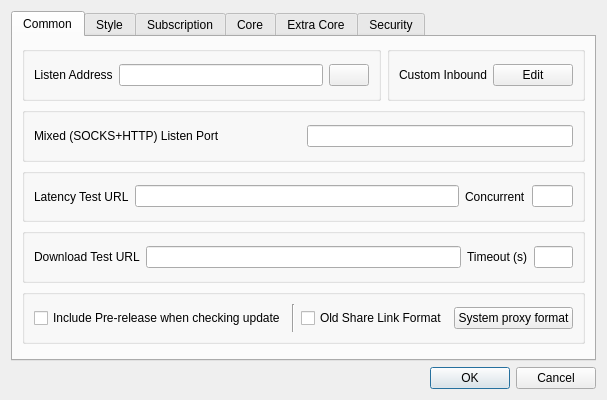
<?xml version="1.0" encoding="UTF-8"?>
<ui version="4.0">
 <class>DialogBasicSettings</class>
 <widget class="QDialog" name="DialogBasicSettings">
  <property name="geometry">
   <rect>
    <x>0</x>
    <y>0</y>
    <width>600</width>
    <height>400</height>
   </rect>
  </property>
  <property name="sizePolicy">
   <sizepolicy hsizetype="Preferred" vsizetype="Preferred">
    <horstretch>0</horstretch>
    <verstretch>0</verstretch>
   </sizepolicy>
  </property>
  <property name="windowTitle">
   <string>Basic Settings</string>
  </property>
  <layout class="QGridLayout" name="gridLayout">
   <item row="8" column="3">
    <widget class="QDialogButtonBox" name="buttonBox">
     <property name="orientation">
      <enum>Qt::Horizontal</enum>
     </property>
     <property name="standardButtons">
      <set>QDialogButtonBox::Cancel|QDialogButtonBox::Ok</set>
     </property>
    </widget>
   </item>
   <item row="2" column="3">
    <widget class="QTabWidget" name="tabWidget">
     <property name="currentIndex">
      <number>0</number>
     </property>
     <widget class="QWidget" name="tab_1">
      <attribute name="title">
       <string>Common</string>
      </attribute>
      <layout class="QVBoxLayout" name="verticalLayout_2">
       <item>
        <layout class="QHBoxLayout" name="hlayout_l1">
         <item>
          <widget class="QGroupBox" name="horizontalGroupBox_3">
           <layout class="QHBoxLayout" name="horizontalLayout_19">
            <item>
             <widget class="QLabel" name="label">
              <property name="text">
               <string>Listen Address</string>
              </property>
             </widget>
            </item>
            <item>
             <widget class="QLineEdit" name="inbound_address"/>
            </item>
            <item>
             <widget class="QPushButton" name="inbound_auth">
              <property name="text">
               <string notr="true"/>
              </property>
             </widget>
            </item>
           </layout>
          </widget>
         </item>
         <item>
          <widget class="QGroupBox" name="groupbox_custom_inbound">
           <layout class="QHBoxLayout" name="horizontalLayout_10">
            <item>
             <widget class="QLabel" name="label_11">
              <property name="text">
               <string>Custom Inbound</string>
              </property>
             </widget>
            </item>
            <item>
             <widget class="QPushButton" name="custom_inbound_edit">
              <property name="text">
               <string>Edit</string>
              </property>
             </widget>
            </item>
           </layout>
          </widget>
         </item>
        </layout>
       </item>
       <item>
        <layout class="QHBoxLayout" name="hlayout_l2">
         <item>
          <widget class="QGroupBox" name="horizontalGroupBox_2">
           <layout class="QHBoxLayout" name="horizontalLayout_13">
            <item>
             <widget class="QLabel" name="inbound_socks_port_l">
              <property name="text">
               <string>Mixed (SOCKS+HTTP) Listen Port</string>
              </property>
             </widget>
            </item>
            <item>
             <widget class="QLineEdit" name="inbound_socks_port">
              <property name="sizePolicy">
               <sizepolicy hsizetype="Preferred" vsizetype="Fixed">
                <horstretch>0</horstretch>
                <verstretch>0</verstretch>
               </sizepolicy>
              </property>
             </widget>
            </item>
           </layout>
          </widget>
         </item>
        </layout>
       </item>
       <item>
        <widget class="QGroupBox" name="groupBox1">
         <layout class="QHBoxLayout" name="horizontalLayout_9" stretch="0,8,1,1">
          <item>
           <widget class="QLabel" name="label_13">
            <property name="text">
             <string>Latency Test URL</string>
            </property>
           </widget>
          </item>
          <item>
           <widget class="QLineEdit" name="test_latency_url"/>
          </item>
          <item>
           <widget class="QLabel" name="label_14">
            <property name="text">
             <string>Concurrent</string>
            </property>
           </widget>
          </item>
          <item>
           <widget class="QLineEdit" name="test_concurrent"/>
          </item>
         </layout>
        </widget>
       </item>
       <item>
        <widget class="QGroupBox" name="horizontalGroupBox">
         <layout class="QHBoxLayout" name="horizontalLayout_12" stretch="0,8,1,1">
          <item>
           <widget class="QLabel" name="label_19">
            <property name="text">
             <string>Download Test URL</string>
            </property>
           </widget>
          </item>
          <item>
           <widget class="MyLineEdit" name="test_download_url"/>
          </item>
          <item>
           <widget class="QLabel" name="label_10">
            <property name="text">
             <string>Timeout (s)</string>
            </property>
           </widget>
          </item>
          <item>
           <widget class="QLineEdit" name="test_download_timeout"/>
          </item>
         </layout>
        </widget>
       </item>
       <item>
        <widget class="QGroupBox" name="horizontalGroupBox1">
         <layout class="QHBoxLayout" name="horizontalLayout_18">
          <item>
           <widget class="QCheckBox" name="check_include_pre">
            <property name="text">
             <string>Include Pre-release when checking update</string>
            </property>
           </widget>
          </item>
          <item>
           <widget class="Line" name="sys_proxy_format_vline">
            <property name="orientation">
             <enum>Qt::Vertical</enum>
            </property>
           </widget>
          </item>
          <item>
           <widget class="QCheckBox" name="old_share_link_format">
            <property name="toolTip">
             <string>Share VMess Link with v2rayN Format</string>
            </property>
            <property name="text">
             <string>Old Share Link Format</string>
            </property>
           </widget>
          </item>
          <item>
           <widget class="QPushButton" name="sys_proxy_format">
            <property name="text">
             <string>System proxy format</string>
            </property>
           </widget>
          </item>
         </layout>
        </widget>
       </item>
       <item>
        <widget class="QWidget" name="horizontalWidget_1" native="true">
         <property name="sizePolicy">
          <sizepolicy hsizetype="Preferred" vsizetype="Maximum">
           <horstretch>0</horstretch>
           <verstretch>0</verstretch>
          </sizepolicy>
         </property>
         <layout class="QHBoxLayout" name="horizontalLayout_2">
          <property name="leftMargin">
           <number>0</number>
          </property>
          <property name="topMargin">
           <number>0</number>
          </property>
          <property name="rightMargin">
           <number>0</number>
          </property>
          <property name="bottomMargin">
           <number>0</number>
          </property>
         </layout>
        </widget>
       </item>
      </layout>
     </widget>
     <widget class="QWidget" name="tab_2">
      <attribute name="title">
       <string>Style</string>
      </attribute>
      <layout class="QGridLayout" name="gridLayout_5">
       <item row="0" column="0">
        <layout class="QHBoxLayout" name="style_h_1">
         <item>
          <widget class="QGroupBox" name="groupBox">
           <layout class="QHBoxLayout" name="horizontalLayout_4">
            <item>
             <widget class="QLabel" name="label_8">
              <property name="sizePolicy">
               <sizepolicy hsizetype="Maximum" vsizetype="Maximum">
                <horstretch>0</horstretch>
                <verstretch>0</verstretch>
               </sizepolicy>
              </property>
              <property name="text">
               <string>Theme</string>
              </property>
             </widget>
            </item>
            <item>
             <widget class="QComboBox" name="theme">
              <item>
               <property name="text">
                <string>System</string>
               </property>
              </item>
              <item>
               <property name="text">
                <string notr="true">flatgray</string>
               </property>
              </item>
              <item>
               <property name="text">
                <string notr="true">lightblue</string>
               </property>
              </item>
              <item>
               <property name="text">
                <string notr="true">blacksoft</string>
               </property>
              </item>
             </widget>
            </item>
            <item>
             <widget class="QPushButton" name="set_custom_icon">
              <property name="sizePolicy">
               <sizepolicy hsizetype="Preferred" vsizetype="Fixed">
                <horstretch>0</horstretch>
                <verstretch>0</verstretch>
               </sizepolicy>
              </property>
              <property name="text">
               <string>Set custom icon</string>
              </property>
             </widget>
            </item>
           </layout>
          </widget>
         </item>
         <item>
          <widget class="QGroupBox" name="groupBox2">
           <layout class="QHBoxLayout" name="horizontalLayout_7">
            <item>
             <widget class="QLabel" name="label_15">
              <property name="sizePolicy">
               <sizepolicy hsizetype="Maximum" vsizetype="Maximum">
                <horstretch>0</horstretch>
                <verstretch>0</verstretch>
               </sizepolicy>
              </property>
              <property name="text">
               <string notr="true">Language</string>
              </property>
             </widget>
            </item>
            <item>
             <widget class="QComboBox" name="language">
              <item>
               <property name="text">
                <string notr="true">System</string>
               </property>
              </item>
              <item>
               <property name="text">
                <string notr="true">English</string>
               </property>
              </item>
              <item>
               <property name="text">
                <string notr="true">Simplified Chinese</string>
               </property>
              </item>
              <item>
               <property name="text">
                <string notr="true">賮丕乇爻蹖</string>
               </property>
              </item>
              <item>
               <property name="text">
                <string notr="true">袪褍褋褋泻懈泄</string>
               </property>
              </item>
             </widget>
            </item>
           </layout>
          </widget>
         </item>
        </layout>
       </item>
       <item row="2" column="0">
        <layout class="QHBoxLayout" name="style_h_2">
         <item>
          <widget class="QGroupBox" name="traffic_statistics_box">
           <layout class="QHBoxLayout" name="horizontalLayout_3">
            <item>
             <widget class="QLabel" name="label_16">
              <property name="text">
               <string>Statistics refresh rate</string>
              </property>
             </widget>
            </item>
            <item>
             <widget class="QComboBox" name="rfsh_r">
              <item>
               <property name="text">
                <string notr="true">500ms</string>
               </property>
              </item>
              <item>
               <property name="text">
                <string notr="true">1s</string>
               </property>
              </item>
              <item>
               <property name="text">
                <string notr="true">2s</string>
               </property>
              </item>
              <item>
               <property name="text">
                <string notr="true">3s</string>
               </property>
              </item>
              <item>
               <property name="text">
                <string notr="true">5s</string>
               </property>
              </item>
              <item>
               <property name="text">
                <string>Off</string>
               </property>
              </item>
             </widget>
            </item>
           </layout>
          </widget>
         </item>
         <item>
          <widget class="QGroupBox" name="connection_statistics_box">
           <layout class="QHBoxLayout" name="horizontalLayout_15">
            <item>
             <widget class="QLabel" name="label_9">
              <property name="text">
               <string>Connection statistics</string>
              </property>
             </widget>
            </item>
            <item>
             <widget class="QCheckBox" name="connection_statistics">
              <property name="text">
               <string>Enable</string>
              </property>
             </widget>
            </item>
           </layout>
          </widget>
         </item>
        </layout>
       </item>
       <item row="3" column="0">
        <layout class="QHBoxLayout" name="style_h_3">
         <item>
          <widget class="QGroupBox" name="horizontalGroupBox_5">
           <layout class="QHBoxLayout" name="horizontalLayout_6">
            <item>
             <widget class="QCheckBox" name="start_minimal">
              <property name="sizePolicy">
               <sizepolicy hsizetype="Preferred" vsizetype="Fixed">
                <horstretch>0</horstretch>
                <verstretch>0</verstretch>
               </sizepolicy>
              </property>
              <property name="text">
               <string>Hide dashboard at startup</string>
              </property>
             </widget>
            </item>
           </layout>
          </widget>
         </item>
         <item>
          <widget class="QGroupBox" name="groupBox_2">
           <layout class="QHBoxLayout" name="horizontalLayout_23">
            <item>
             <widget class="QLabel" name="label_17">
              <property name="text">
               <string>Max log lines</string>
              </property>
             </widget>
            </item>
            <item>
             <widget class="QLineEdit" name="max_log_line">
              <property name="sizePolicy">
               <sizepolicy hsizetype="Ignored" vsizetype="Fixed">
                <horstretch>0</horstretch>
                <verstretch>0</verstretch>
               </sizepolicy>
              </property>
             </widget>
            </item>
           </layout>
          </widget>
         </item>
        </layout>
       </item>
      </layout>
     </widget>
     <widget class="QWidget" name="tab_3">
      <attribute name="title">
       <string>Subscription</string>
      </attribute>
      <layout class="QGridLayout" name="gridLayout_3">
       <item row="0" column="1">
        <layout class="QHBoxLayout" name="horizontalLayout_5">
         <item>
          <widget class="QCheckBox" name="sub_auto_update_enable">
           <property name="sizePolicy">
            <sizepolicy hsizetype="Minimum" vsizetype="Fixed">
             <horstretch>0</horstretch>
             <verstretch>0</verstretch>
            </sizepolicy>
           </property>
           <property name="text">
            <string>Enable</string>
           </property>
          </widget>
         </item>
         <item>
          <widget class="QLabel" name="label_21">
           <property name="text">
            <string>Interval (minute, invalid if less than 30)</string>
           </property>
          </widget>
         </item>
         <item>
          <widget class="QLineEdit" name="sub_auto_update">
           <property name="sizePolicy">
            <sizepolicy hsizetype="Preferred" vsizetype="Fixed">
             <horstretch>0</horstretch>
             <verstretch>0</verstretch>
            </sizepolicy>
           </property>
          </widget>
         </item>
        </layout>
       </item>
       <item row="1" column="1">
        <widget class="MyLineEdit" name="user_agent"/>
       </item>
       <item row="2" column="1">
        <widget class="QCheckBox" name="sub_use_proxy">
         <property name="text">
          <string>Use proxy when updating subscription</string>
         </property>
        </widget>
       </item>
       <item row="3" column="1">
        <widget class="QCheckBox" name="sub_insecure">
         <property name="text">
          <string>Ignore TLS errors when updating subscription</string>
         </property>
        </widget>
       </item>
       <item row="4" column="1">
        <widget class="QCheckBox" name="sub_clear">
         <property name="text">
          <string>Clear servers before updating subscription</string>
         </property>
        </widget>
       </item>
       <item row="0" column="0">
        <widget class="QLabel" name="label_20">
         <property name="sizePolicy">
          <sizepolicy hsizetype="Preferred" vsizetype="Maximum">
           <horstretch>0</horstretch>
           <verstretch>0</verstretch>
          </sizepolicy>
         </property>
         <property name="text">
          <string>Automatic update</string>
         </property>
        </widget>
       </item>
       <item row="1" column="0">
        <widget class="QLabel" name="label_4">
         <property name="text">
          <string>User Agent</string>
         </property>
        </widget>
       </item>
      </layout>
     </widget>
     <widget class="QWidget" name="tab_4">
      <attribute name="title">
       <string>Core</string>
      </attribute>
      <layout class="QVBoxLayout" name="verticalLayout">
       <item>
        <widget class="QGroupBox" name="groupBox_core">
         <property name="sizePolicy">
          <sizepolicy hsizetype="Preferred" vsizetype="Maximum">
           <horstretch>0</horstretch>
           <verstretch>0</verstretch>
          </sizepolicy>
         </property>
         <property name="title">
          <string notr="true">core_name</string>
         </property>
         <layout class="QVBoxLayout" name="verticalLayout_3">
          <item>
           <widget class="QWidget" name="assest_group" native="true">
            <layout class="QGridLayout" name="gridLayout_2">
             <item row="0" column="1">
              <widget class="QComboBox" name="log_level">
               <property name="sizePolicy">
                <sizepolicy hsizetype="Maximum" vsizetype="Fixed">
                 <horstretch>0</horstretch>
                 <verstretch>0</verstretch>
                </sizepolicy>
               </property>
              </widget>
             </item>
             <item row="1" column="0">
              <widget class="QLabel" name="label_6">
               <property name="text">
                <string>Multiplex (mux)</string>
               </property>
              </widget>
             </item>
             <item row="0" column="0">
              <widget class="QLabel" name="label_3">
               <property name="text">
                <string notr="true">Loglevel</string>
               </property>
              </widget>
             </item>
             <item row="1" column="1">
              <layout class="QHBoxLayout" name="horizontalLayout">
               <item>
                <widget class="QComboBox" name="mux_protocol"/>
               </item>
               <item>
                <widget class="QLabel" name="label_7">
                 <property name="text">
                  <string>concurrency</string>
                 </property>
                </widget>
               </item>
               <item>
                <widget class="QLineEdit" name="mux_concurrency"/>
               </item>
               <item>
                <widget class="QCheckBox" name="mux_padding">
                 <property name="text">
                  <string notr="true">Padding</string>
                 </property>
                </widget>
               </item>
               <item>
                <widget class="QCheckBox" name="mux_default_on">
                 <property name="text">
                  <string>Default On</string>
                 </property>
                </widget>
               </item>
              </layout>
             </item>
            </layout>
           </widget>
          </item>
          <item>
           <widget class="QPushButton" name="core_settings">
            <property name="text">
             <string>Core Options</string>
            </property>
           </widget>
          </item>
         </layout>
        </widget>
       </item>
      </layout>
     </widget>
     <widget class="QWidget" name="tab_6">
      <attribute name="title">
       <string>Extra Core</string>
      </attribute>
      <layout class="QVBoxLayout" name="verticalLayout_5">
       <item>
        <widget class="QScrollArea" name="extra_core_box_scrollArea">
         <property name="frameShape">
          <enum>QFrame::NoFrame</enum>
         </property>
         <property name="widgetResizable">
          <bool>true</bool>
         </property>
         <widget class="QWidget" name="extra_core_box_scrollAreaWidgetContents">
          <property name="geometry">
           <rect>
            <x>0</x>
            <y>0</y>
            <width>632</width>
            <height>299</height>
           </rect>
          </property>
          <layout class="QVBoxLayout" name="verticalLayout_6">
           <item>
            <widget class="QWidget" name="horizontalWidget_4" native="true">
             <property name="sizePolicy">
              <sizepolicy hsizetype="Preferred" vsizetype="Maximum">
               <horstretch>0</horstretch>
               <verstretch>0</verstretch>
              </sizepolicy>
             </property>
             <layout class="QHBoxLayout" name="horizontalLayout_8">
              <item>
               <widget class="QPushButton" name="extra_core_add">
                <property name="text">
                 <string>Add</string>
                </property>
               </widget>
              </item>
              <item>
               <widget class="QPushButton" name="extra_core_del">
                <property name="text">
                 <string>Delete</string>
                </property>
               </widget>
              </item>
             </layout>
            </widget>
           </item>
          </layout>
         </widget>
        </widget>
       </item>
      </layout>
     </widget>
     <widget class="QWidget" name="tab_5">
      <attribute name="title">
       <string>Security</string>
      </attribute>
      <layout class="QVBoxLayout" name="verticalLayout_4">
       <item>
        <widget class="QCheckBox" name="skip_cert">
         <property name="text">
          <string>Skip TLS certificate authentication by default (allowInsecure)</string>
         </property>
        </widget>
       </item>
       <item>
        <widget class="QGroupBox" name="horizontalGroupBox2">
         <property name="sizePolicy">
          <sizepolicy hsizetype="Preferred" vsizetype="Maximum">
           <horstretch>0</horstretch>
           <verstretch>0</verstretch>
          </sizepolicy>
         </property>
         <layout class="QHBoxLayout" name="horizontalLayout_26">
          <item>
           <widget class="QLabel" name="label_18">
            <property name="text">
             <string>Default uTLS Fingerprint</string>
            </property>
           </widget>
          </item>
          <item>
           <widget class="QComboBox" name="utlsFingerprint">
            <property name="editable">
             <bool>true</bool>
            </property>
           </widget>
          </item>
         </layout>
        </widget>
       </item>
      </layout>
     </widget>
    </widget>
   </item>
  </layout>
 </widget>
 <customwidgets>
  <customwidget>
   <class>MyLineEdit</class>
   <extends>QLineEdit</extends>
   <header>ui/widget/MyLineEdit.h</header>
  </customwidget>
 </customwidgets>
 <resources/>
 <connections>
  <connection>
   <sender>buttonBox</sender>
   <signal>accepted()</signal>
   <receiver>DialogBasicSettings</receiver>
   <slot>accept()</slot>
   <hints>
    <hint type="sourcelabel">
     <x>248</x>
     <y>254</y>
    </hint>
    <hint type="destinationlabel">
     <x>157</x>
     <y>274</y>
    </hint>
   </hints>
  </connection>
  <connection>
   <sender>buttonBox</sender>
   <signal>rejected()</signal>
   <receiver>DialogBasicSettings</receiver>
   <slot>reject()</slot>
   <hints>
    <hint type="sourcelabel">
     <x>316</x>
     <y>260</y>
    </hint>
    <hint type="destinationlabel">
     <x>286</x>
     <y>274</y>
    </hint>
   </hints>
  </connection>
 </connections>
</ui>
